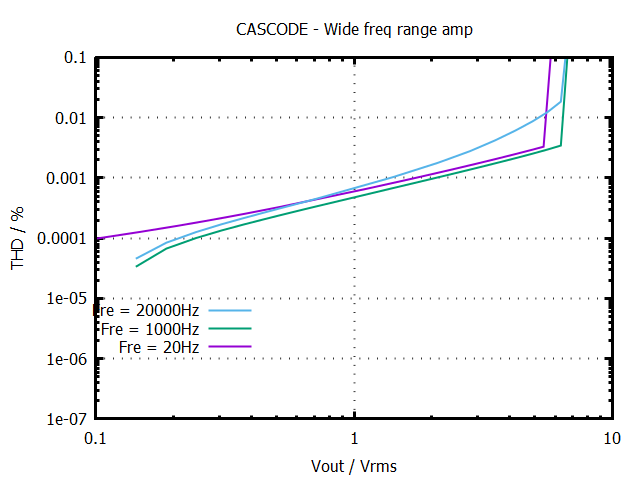

The script that drew this image:
set termoption noenhanced
set title "CASCODE - Wide freq range amp"
set xlabel "Vout / Vrms"
set ylabel "THD / %"
set grid lw 2
set logscale x
set xrange [0.1:10]
set logscale y
set yrange [0.0000001:0.1]
set border lw 3 
set format y "%g" 
set format x "%g"
plot 'CASCODE_result.txt' using 1:2 with lines lw 2 title "Fre = 20Hz" at graph 0.2,0.20 ,\
     'CASCODE_result.txt' using 3:4 with lines lw 2 title "Fre = 1000Hz" at graph 0.2,0.25 ,\
     'CASCODE_result.txt' using 5:6 with lines lw 2 title "Fre = 20000Hz" at graph 0.2,0.30
set terminal push 
set terminal png noenhanced
set out 'CASCODE.png'
replot 
set term pop 
replot 
pause mouse
